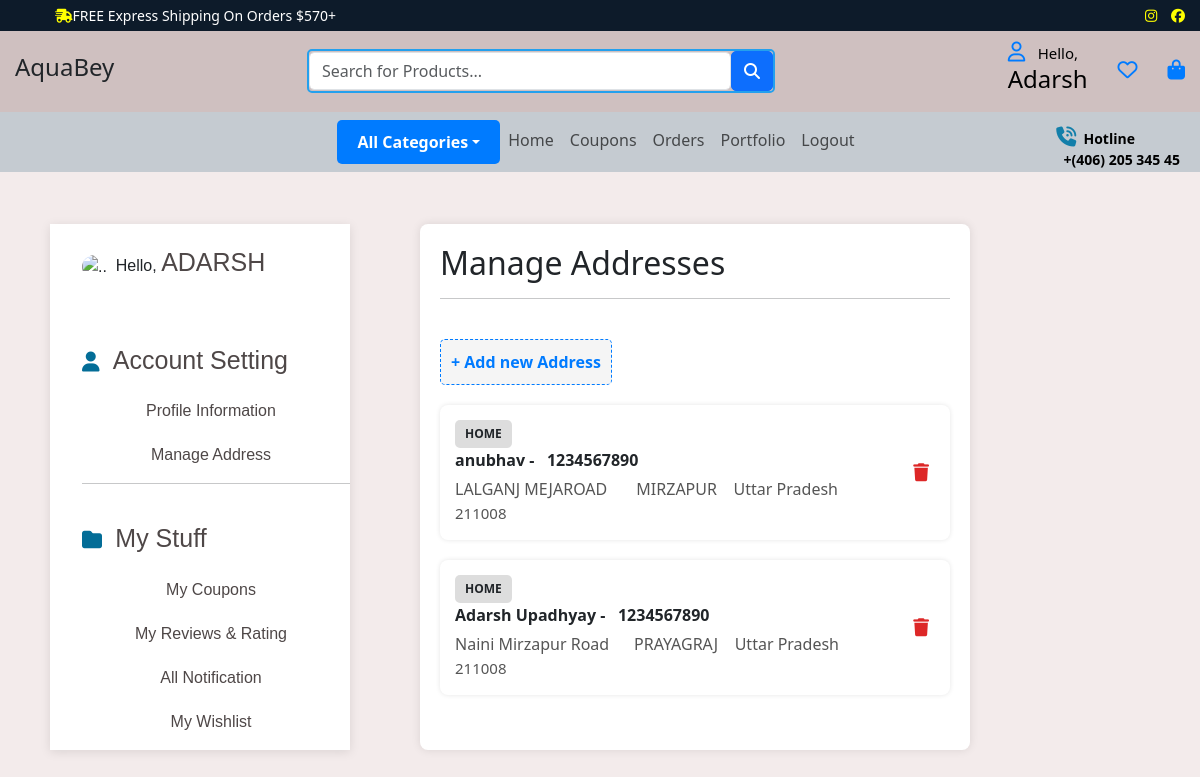
Page /address.php (signed in) on the committed database.
### tables this page shows
CREATE TABLE `Address` (
  `add_id` bigint(20) NOT NULL,
  `user_id` bigint(20) NOT NULL,
  `delivery_name` varchar(100) DEFAULT NULL,
  `delivery_mobnumber` bigint(20) DEFAULT NULL,
  `delivery_address` varchar(255) NOT NULL,
  `landmark` varchar(255) NOT NULL,
  `delivery_city` varchar(50) DEFAULT NULL,
  `delivery_zipcode` int(11) DEFAULT NULL,
  `state` varchar(50) DEFAULT NULL
);

### address.php (the view, shortened to what this page needs)
<?php
include 'connection.php';
?>
<!DOCTYPE html>
<html lang="en">
<head>
    <link rel="stylesheet" href="address.css">
</head>
<body>
     <div id="navbar-container"><?php include 'load.php' ?></div><br>
<div class="whole">
        <div class="user">
            <ul>
                <li><img src="https://t4.ftcdn.net/jpg/02/54/21/61/360_F_254216141_ZIWWpUlP2I5sAVpUDvhCAXVs5eBEKHoj.jpg" alt="..">&nbsp;&nbsp;Hello, <b>ADARSH</b></li>
            </ul><br>
            <ul>
                <li><i class="fa-solid fa-user"></i>&nbsp;&nbsp; <b>Account Setting</b></li>
                <li class="side1"><a href="/profile.php">Profile Information</a></li>
                <li class="side1"><a href="/address.php">Manage Address</a></li>
                <hr>
                <li><i class="fa-solid fa-folder"></i>&nbsp;&nbsp;&nbsp;<b>My Stuff</b></li>
                <li class="side1"><a href="/cupon.php">My Coupons</a></li>
                <li class="side1"><a href="">My Reviews & Rating</a></li>
                <li class="side1"><a href="">All Notification</a></li>
                <li class="side1"><a href="/wishlist.php">My Wishlist</a></li>
            </ul>
     </div>
     <div class="address-container">
    <h2>Manage Addresses</h2><hr><br>
    <div class="add-address">
        <button type="button" class="butt" data-bs-toggle="modal" data-bs-target="#exampleModal" data-bs-whatever="@mdo">+ Add new Address</button>
    </div>
    <?php
       $user_id = $_SESSION['user_id'];
       $sql = "SELECT * FROM Address WHERE user_id = ?";
       $stmt = $conn->prepare($sql);
       $stmt->bind_param("s", $user_id);
       $stmt->execute();
       $result = $stmt->get_result();
       if ($result->num_rows > 0) {
        while ($row = $result->fetch_assoc()) {
?>
    <div class="address-card">
        <div class="address-details">
            <span class="home-badge">HOME</span>
            <div class="name"><?php echo $row['delivery_name']; ?>&nbsp;- &nbsp; <span class="phone"><?php echo $row['delivery_mobnumber']; ?></span></div>
            <div class="address"><?php echo $row['delivery_address'].'&nbsp;&nbsp;  '. $row['landmark'].'&nbsp;&nbsp;  '. $row['delivery_city'].' &nbsp;&nbsp; '. $row['state'].' &nbsp;&nbsp; ' ?><b>211008</b></div>
        </div>
        <form method="post">
        <div class="options"><button id="remove" name="del" value="<?php echo $row['add_id'] ?>" type="submit"><i class="fas fa-trash remove-item"></i></button></div>
        </form>
    </div>
<?php
       }
       } else {
       echo "No addresses found.";
       }
    ?>
    </div>
</div>
</body>
</html>

### load.php (shortened to what this page needs)
<?php
if (isset($_SESSION["mobile"]) || isset($_SESSION["password"])) {
    $name_parts = explode(" ", trim($_SESSION['name']));
    $first_name = $name_parts[0];
}
 else{
    $first_name = 'User';
 }
?>
<!DOCTYPE html>
<html lang="en">
<head>
    <link href="https://cdn.jsdelivr.net/npm/bootstrap@5.3.2/dist/css/bootstrap.min.css" rel="stylesheet">
    <link rel="stylesheet" href="https://cdnjs.cloudflare.com/ajax/libs/font-awesome/6.4.2/css/all.min.css">
    <link rel="stylesheet" href="load.css">
</head>
<body>
    <div class="topmost-menu">
        <div class="truck"><i class="fa-solid fa-truck-fast"></i>FREE Express Shipping On Orders $570+</div>
        <div>
            <a href="#"><i class="fab fa-instagram"></i></a>
            <a href="#"><i class="fab fa-facebook"></i></a>
        </div>
    </div>
    <nav class="main-navbar">
        <a class="navbar-brand text-dark" href="#">
            <h4>AquaBey</h4>
        </a>
        <form class="search-bar" role="search" action="search.php" method="GET">
            <input class="form-control" type="search" name="search" placeholder="Search for Products..." aria-label="Search">
            <button class="btn btn-primary" type="submit"><i class="fas fa-search"></i></button>
        </form>
        <div class="account-info">
            <a href="/profile.php"><i class="fa-regular fa-user"></i>&nbsp;&nbsp;&nbsp;<b>Hello,</b><h4><?php echo $first_name; ?></h4></a>
            <a href="/wishlist.php"><i class="fa-regular fa-heart"></i></a>
            <a href="/cart.php"><i class="fa-solid fa-bag-shopping"></i></a>
        </div>
    </nav>
    <nav class="navbar navbar-expand-lg secondary-navbar">
        <div class="container">
            <div class="collapse navbar-collapse" id="navbarNav">
                <ul class="navbar-nav mx-auto">
                    <li class="nav-item dropdown">
                        <a class="nav-link dropdown-toggle" href="#" id="navbarDropdown" role="button" data-bs-toggle="dropdown">All Categories</a>
                    </li>
                    <li class="nav-item"><a class="nav-link" href="/index.php">Home</a></li>
                    <li class="nav-item"><a class="nav-link" href="/cupon.php">Coupons</a></li>
                    <li class="nav-item"><a class="nav-link" href="order_list.php">Orders</a></li>
                    <li class="nav-item"><a class="nav-link" href="https://adarsh119005.github.io/webpage/" target="_blink">Portfolio</a></li>
                    <li class="nav-item"><a class="nav-link" href="logout.php">Logout</a></li>
                </ul>
            </div>
            <div class="helpline"><i class="fa-solid fa-phone-volume"></i>&nbsp;&nbsp;Hotline<br>&nbsp;&nbsp;+(406) 205 345 45</div>
        </div>
    </nav>
</body>
</html>

### address.css (style rules this page uses)
body { padding-right: 0%; margin-right: 0%; padding-top: 200px !important; background: #f3ebeb !important; }
#navbar-container { position: fixed; padding-right: 0%; margin-right: 0%; top: 0; left: 0; width: 100%; z-index: 1000; background-color: #fff; }
.whole { width: 100%; height: auto; display: flex; }
.user { height: auto; width: 300px; background-color: white; box-shadow: 0 2px 10px rgba(0, 0, 0, 0.1); box-sizing: border-box; margin-left: 50px; }
.user img { height: 50px; width: 50px; border-radius: 50%; }
.user li b { font-size: 25px; color: rgb(78, 71, 71); padding-right: 10px; padding-left: 0%; }
.user ul li { font-family: Arial, Helvetica, sans-serif; list-style: none; display: block; padding-top: 20px; margin-right: 10px; }
.user li i { font-size: 20px; color: rgb(3, 109, 151);; }
.side1 { text-align: center; }
.user li a { text-decoration: none; color: rgb(78, 71, 71); }
.address-container { max-width: 900px; background: white; padding: 20px; margin-left:70px; border-radius: 8px; box-shadow: 0 0 10px rgba(0, 0, 0, 0.1); }
h2 { margin-bottom: 20px; font-size: 20px; }
.add-address { display: flex; align-items: center; width: fit-content; border-radius: 5px; }
.address-card { background: #fff; padding: 15px; border-radius: 8px; margin-top: 20px; box-shadow: 0 0 5px rgba(0, 0, 0, 0.1); display: flex; justify-content: space-between; align-items: center; }
.address-details { max-width: 85%; }
.home-badge { display: inline-block; background: #ddd; padding: 5px 10px; font-size: 12px; border-radius: 5px; font-weight: bold; }
.name { font-weight: bold; font-size: 16px; }
.phone { font-weight: bold; }
.address { color: #555; margin-top: 5px; }
.options { cursor: pointer; font-size: 18px; }
.butt { align-items: center; color: #007BFF; font-weight: bold; background-color: #f5f5f5; cursor: pointer; padding: 10px; border: 1px dashed #007BFF; border-radius: 5px; width: fit-content; }
#remove { background: none; border: none; }
#remove i { color: rgb(221, 39, 39); }

### load.css (style rules this page uses)
.topmost-menu { background: #0d1b2a; color: white; padding: 5px 15px; display: flex; justify-content: space-between; align-items: center; font-size: 14px; }
.topmost-menu i { color: yellow; }
.truck { margin-left: 40px; }
.topmost-menu a { color: rgb(228, 205, 205); margin-left: 10px; text-decoration: none; }
.main-navbar { min-height: 50px; background: rgb(207, 192, 192); padding: 10px 15px; display: flex; align-items: center; justify-content: space-between; }
.search-bar { width: 40%; display: flex; align-items: center; border: 2px rgb(36, 160, 237) solid; border-radius: 5PX; margin-right: 10px; }
.search-bar input { flex-grow: 1; border-radius: 5px; }
.search-bar button { border-radius: 5px; height:40px; }
.account-info { display: flex; align-items: center; }
b { font-size:15px; font-weight: 400; }
.account-info i { font-size: 20px; color: #007bff; }
.account-info a { padding-left: 30px; text-decoration: none; color: black; }
.secondary-navbar { background: #c5cbd1; display: flex; }
.helpline i { color: rgb(18, 127, 170); font-size: 20px; }
.nav-item.dropdown > .nav-link { background-color: #007bff; color: white; padding: 10px 20px; border-radius: 5px; font-weight: bold; }
.helpline { position: absolute; top: 10px; right: 15px; font-size: 14px; color: black; background-color: transparent; padding: 5px; font-weight: bold; }

### rows in the picture
address: delivery_name "anubhav", delivery_mobnumber "1234567890", delivery_address "LALGANJ MEJAROAD", delivery_city "MIRZAPUR", state "Uttar Pradesh", $row['add_id'] 2 (drawn)
address: delivery_name "Adarsh Upadhyay", delivery_mobnumber "1234567890", delivery_address "Naini Mirzapur Road", delivery_city "PRAYAGRAJ", state "Uttar Pradesh", $row['add_id'] 3 (drawn)

### other values in the picture
$first_name "Adarsh"
